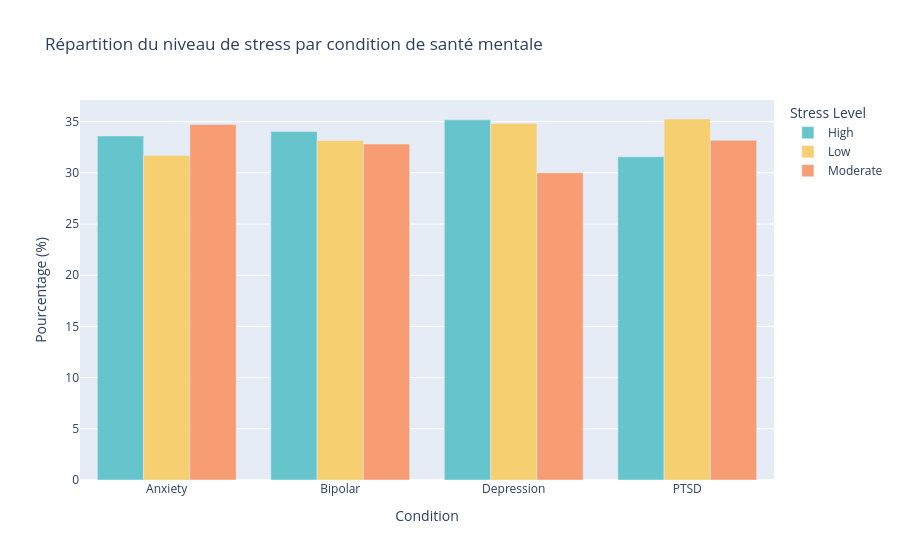

Notebook code for this chart:
### Code cell
# Tableau croisé : Stress Level vs Mental Health Condition
stress_cross = pd.crosstab(
    df["Mental Health Condition"],
    df["Stress Level"],
    normalize="index"  # Normalisation par ligne = pourcentages
) * 100

fig = px.bar(
    stress_cross,
    barmode="group",
    labels={"value": "Pourcentage (%)", "Mental Health Condition": "Condition"},
    title="Répartition du niveau de stress par condition de santé mentale",
    color_discrete_sequence=px.colors.qualitative.Pastel
)
fig.show()

### Figure 1 — Plotly figure (JSON) as saved in the notebook; plotly's stock layout.template omitted (floating-point values rounded to 4 significant figures)
{"data": [{"alignmentgroup": "True", "hovertemplate": "Stress Level=High<br>Condition=%{x}<br>Pourcentage (%)=%{y}<extra></extra>", "legendgroup": "High", "marker": {"color": "rgb(102, 197, 204)", "pattern": {"shape": ""}}, "name": "High", "offsetgroup": "High", "orientation": "v", "showlegend": true, "textposition": "auto", "type": "bar", "x": ["Anxiety", "Bipolar", "Depression", "PTSD"], "xaxis": "x", "y": [33.6, 34.03, 35.17, 31.57], "yaxis": "y"}, {"alignmentgroup": "True", "hovertemplate": "Stress Level=Low<br>Condition=%{x}<br>Pourcentage (%)=%{y}<extra></extra>", "legendgroup": "Low", "marker": {"color": "rgb(246, 207, 113)", "pattern": {"shape": ""}}, "name": "Low", "offsetgroup": "Low", "orientation": "v", "showlegend": true, "textposition": "auto", "type": "bar", "x": ["Anxiety", "Bipolar", "Depression", "PTSD"], "xaxis": "x", "y": [31.69, 33.16, 34.83, 35.26], "yaxis": "y"}, {"alignmentgroup": "True", "hovertemplate": "Stress Level=Moderate<br>Condition=%{x}<br>Pourcentage (%)=%{y}<extra></extra>", "legendgroup": "Moderate", "marker": {"color": "rgb(248, 156, 116)", "pattern": {"shape": ""}}, "name": "Moderate", "offsetgroup": "Moderate", "orientation": "v", "showlegend": true, "textposition": "auto", "type": "bar", "x": ["Anxiety", "Bipolar", "Depression", "PTSD"], "xaxis": "x", "y": [34.71, 32.81, 30.0, 33.17], "yaxis": "y"}], "layout": {"barmode": "group", "legend": {"title": {"text": "Stress Level"}, "tracegroupgap": 0}, "title": {"text": "Répartition du niveau de stress par condition de santé mentale"}, "xaxis": {"anchor": "y", "domain": [0, 1], "title": {"text": "Condition"}}, "yaxis": {"anchor": "x", "domain": [0, 1], "title": {"text": "Pourcentage (%)"}}}}
